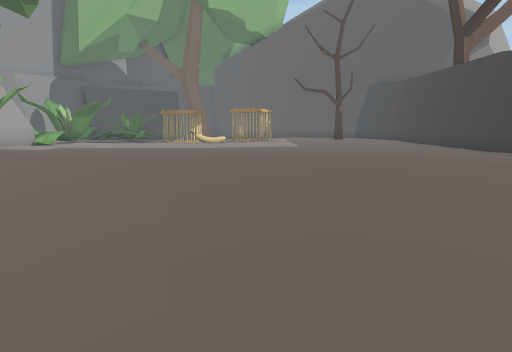
[1] (above)

16 first-person views from a walk through a 3-D level made in the Unity game engine. The camera is 1.5 m above the floor, tilts 8° down and sees 70° across. Doors are open. The floor is counted in squares, 0.5 m on a side. Each view is taken from the middle of a square. On the plan, view 1 faces up. The plan holds only what a view shows up to about 20 squares ahead; the rest is blank. The place goes on beyond the plan. The player is left out. Some animated figures are not drawn.

[2]
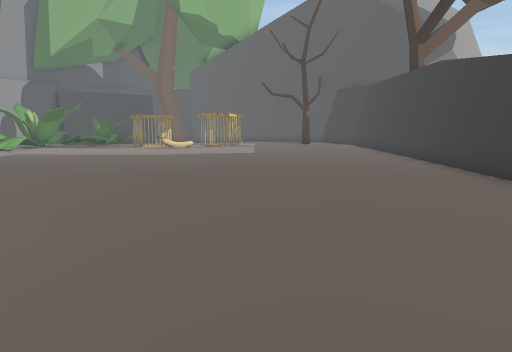

[3]
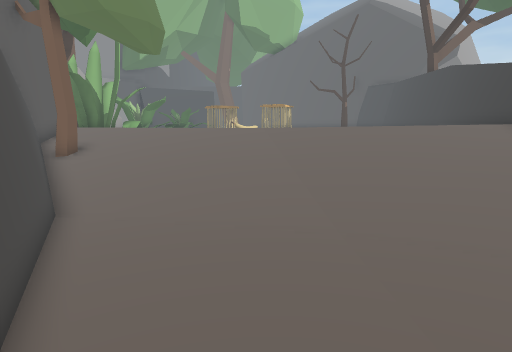

[4]
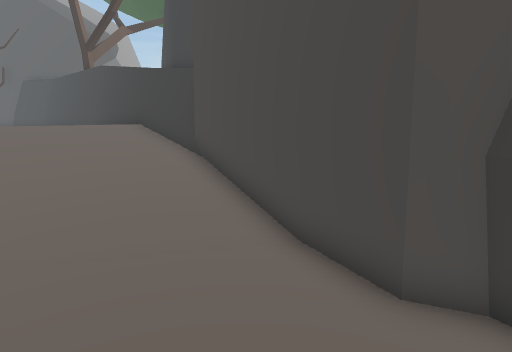

[5]
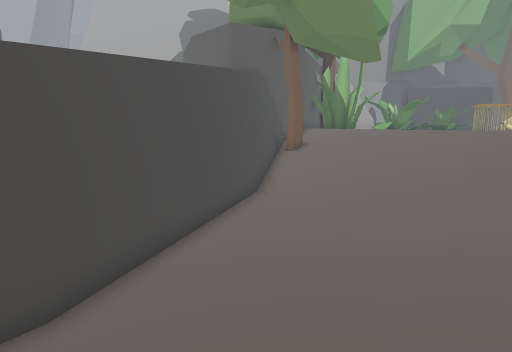

[6]
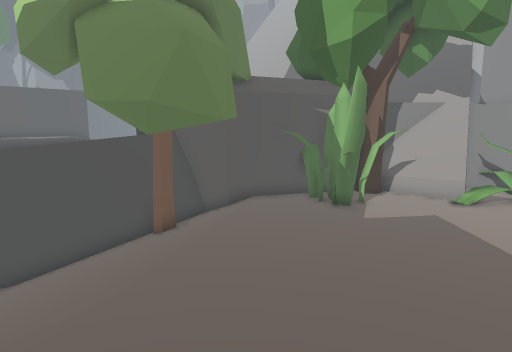

[7]
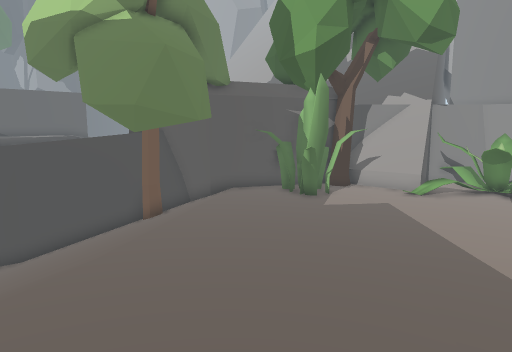

[8]
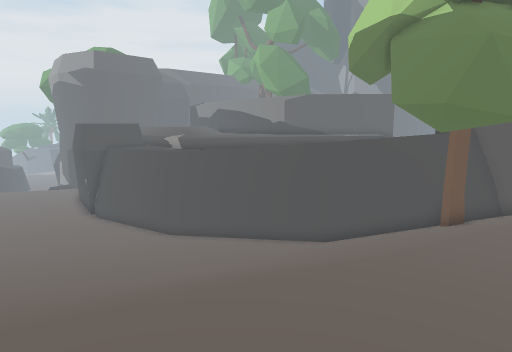

[9]
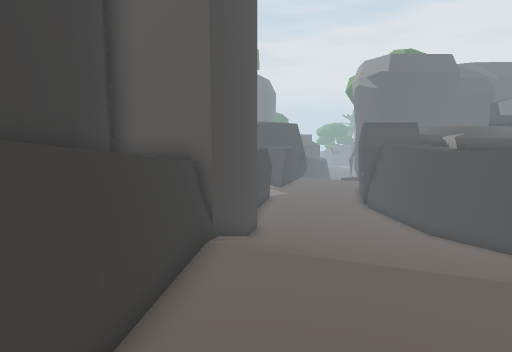

[10]
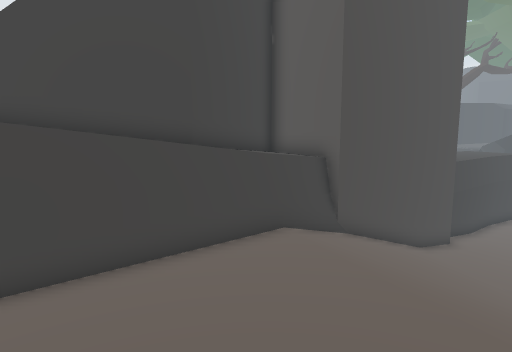

[11]
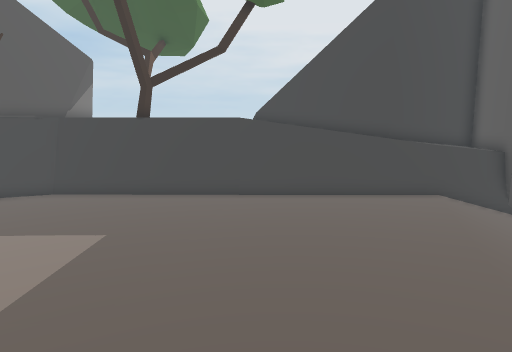

[12]
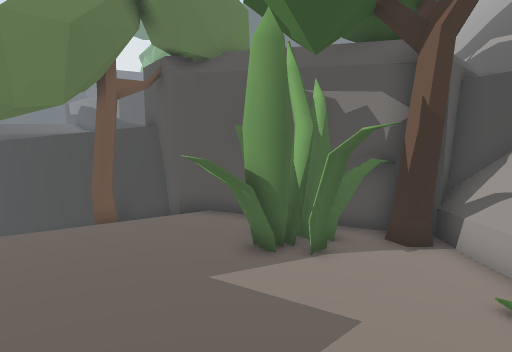

[13]
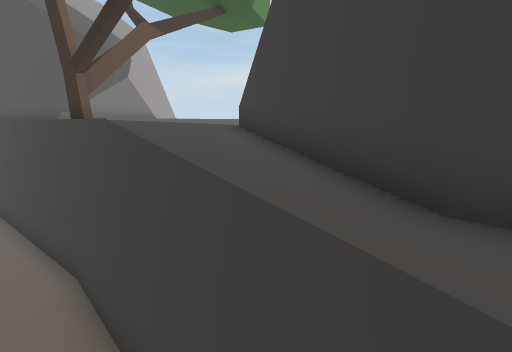

[14]
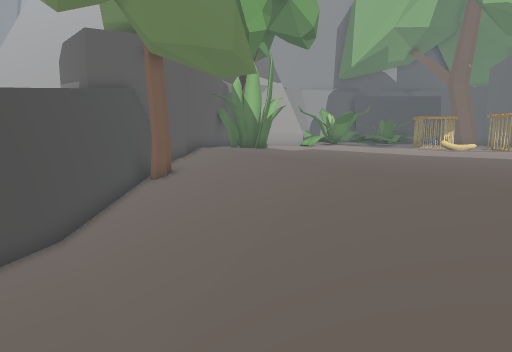

[15]
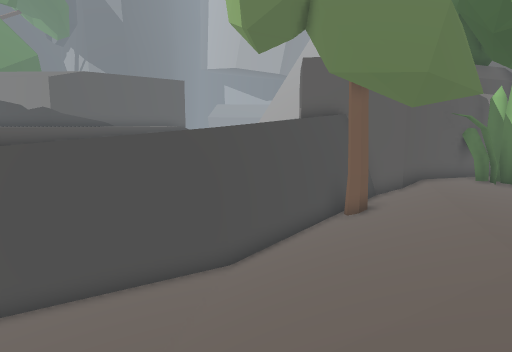

[16]
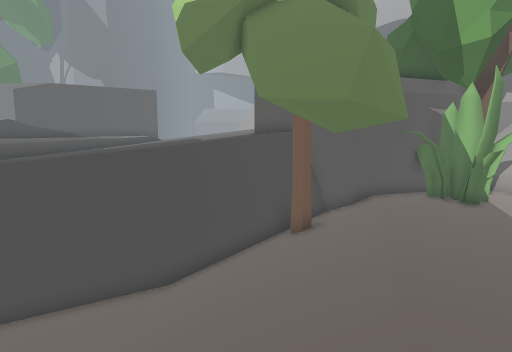

### Floor plan
Key: @ floor where view 1 was taken; # wall or solid block; . main floor; : floor 0.25 m higher than the main floor; - floor 0.25 m lower than the main floor; _ floor 0.5 m lower than the main floor; < floor 0.75 m lower than the main floor; + floor 1 m higher than the main floor; ( floor 1 m lower than the main floor; * floor 1.25 m higher than the main floor; ! floor 1.25 m lower than the main floor; % floor 1.5 m higher than the main floor; / step, stairs or slope; = window, fence, low wall or low ledge; ^ raised ledge; v drop or lower ground; T tree; O other object.
Columns run from 16 left of view 1 to 10 right of it. Each row starts with its distance up from view 1.
 20 TOOO.:.....  ...........#
 19 T#OO=/..................#
 18 #=OO/...................#
 17 T#OO....................#T^
 16  #T#....................#
 15  TOO....................#
 14  T O....................#
 13 TTT O...................#^^
 12 TTTTO...................#^^
 11      O.................=^^^
 10      T.................=^^^
  9   TTTT...#T............=^^^
  8      #-./##.........:::=^^^
  7    TT##T/-////..:::::::=^^
  6    TTO#T//////////.::::=^^
  5 OO OO%##_////////////:#^^^
  4    **  #=/////////////#^^^
  3    **  T#<////////////#^^^
  2     * TT##(((/////////#^^^^
  1    *****#=((((((//////#
  0    ++++++#=(((((@(<///#
 -1     +++++#=(((((((((//#
 -2     ++++++#!!!(((((((<#
 -3     +++++ v#!!!!!((((##
 -4     ++++   =!!!!!!(((#
 -5   ***+     #=!!!!!!!(#
 -6   ***      vv!!!!!!!!OO
 -7              !!!!!!!!OO

Positions as (right, up) in squares from view 1, and headings:
1: (0, 0), facing up
2: (2, 0), facing up
3: (-2, -7), facing up
4: (0, -7), facing up-right
5: (2, -7), facing up-left
6: (4, 10), facing left
7: (6, 11), facing left
8: (6, 11), facing down-left
9: (5, 13), facing down
10: (0, 12), facing down-right
11: (-8, 12), facing right
12: (-4, 19), facing down-left
13: (5, 5), facing up-right
14: (4, -1), facing up-left
15: (4, 3), facing left
16: (4, 5), facing left
